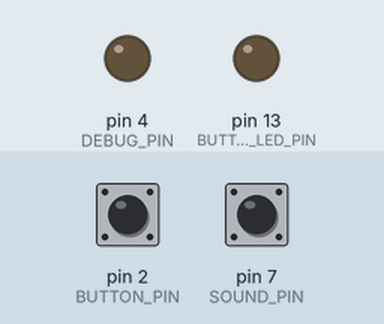
This sketch was run on a simulated Arduino Uno, built with avr-gcc and run on an emulated ATmega328P. Shown: output pins drawn as LEDs (lit = HIGH). The test bench sets the inputs (shaded band); at power-on: pin 2 (BUTTON_PIN) LOW, pin 7 (SOUND_PIN) HIGH. What the sketch prints to the serial monitor is not drawn.

Above: at 1.2 s.
1.3 s: pin 2 (BUTTON_PIN) pulled HIGH for 0.15 s
At 1.37 s:
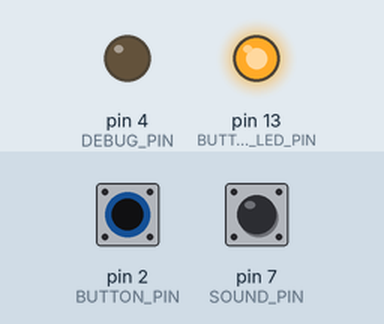
4.9 s: pin 2 (BUTTON_PIN) pulled HIGH for 3.2 s
At 8.6 s:
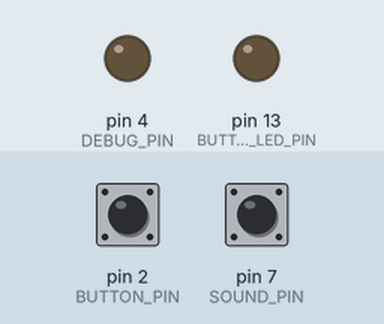
Timing chart, 0 to 10.1 s (numbered marks = the images above; inputs shaded):
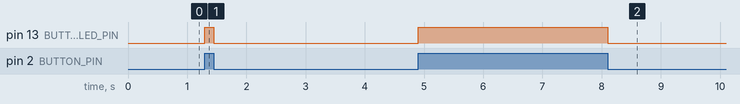

Measured:
- after the input at 1.3 s, pin 13 (BUTTON_LED_PIN): LOW → HIGH at once, → LOW 0.15 s later
- after the input at 4.9 s, pin 13 (BUTTON_LED_PIN): LOW → HIGH at once, → LOW 3.2 s later

The sketch:

slave.ino
```cpp
/* Authors: Kaleb Gezahegn, Joel Binu, Bas van Dijk
 * Sampling Adapted from https://arduino-tutorials.net/tutorial/drawing-sound-sensor-data-on-serial-plotter
*/
const int DEBUG_PIN = 4;
const int SOUND_PIN = 7;
const int SAMPLE_RATE = 20; // 20ms
const int AVERAGE_RATE = 2000; //  2seconds

unsigned long current_ms;
unsigned long last_ms;
unsigned long elapsed_ms;

unsigned long last_avg_ms;
unsigned long elapsed_avg_ms;

const int BUTTON_PIN = 2;     // the number of the pushbutton pin
const int BUTTON_LED_PIN =  13;      // the number of the LED pin

// variables will change:
int buttonState = 0;         // variable for reading the pushbutton status

//Sound Levels
//#define SILENT 0
//#define QUIET 1
//#define AUDIBLE 2
//#define LOUD 3
//#define USER_AWAKE 4

const int SILENT = 0;
const int QUIET = 1;
const int AUDIBLE = 2;
const int LOUD = 3;
const int USER_AWAKE = 4;

int button_state = 6; // hard coding button state value transmitted to debug
int sound_state = 0;

int max_sound_state = 0;

int avg_sample_count = 0;

int sample_buffer = 0; // value that is incremented every 10ms based on sound sensor data

int average_buffer = 0; // value representig ratio of sounds ticks per 2 seconds
int average_ratio = 0;

void setup() {
  Serial.begin(9600);

  pinMode(DEBUG_PIN, OUTPUT);
  digitalWrite(DEBUG_PIN, LOW);


//  Fix Y Axis to 800 ticks range for first serial monitor window(for  sample buffer range visualations,)
//  Serial.print(800);
//  Serial.print(" ");

    // initialize the LED pin as an output:
  pinMode(BUTTON_LED_PIN, OUTPUT);
  // initialize the pushbutton pin as an input:
  pinMode(BUTTON_PIN, INPUT);

}

void loop() {
  current_ms = millis();
  elapsed_ms = current_ms - last_ms;
  elapsed_avg_ms = current_ms - last_avg_ms;

  //  USER_AWAKE Button sequence
  // read the state of the pushbutton value:
  buttonState = digitalRead(BUTTON_PIN);
  // check if the pushbutton is pressed. If it is, the buttonState is HIGH:
  if (buttonState == HIGH) {
    // turn LED on:
    digitalWrite(BUTTON_LED_PIN, HIGH);
    max_sound_state = 6;
//    Serial.write(button_state);
//    delay(300); // simple debouncing

    // reset samples because of the interupt
    avg_sample_count = 0;
    sample_buffer = 0;
    average_buffer = 0;
    average_ratio = 0;
    last_avg_ms = current_ms;
    last_ms = current_ms;
  } else {
    // turn LED off:
    digitalWrite(BUTTON_LED_PIN, LOW);
  }


  if (digitalRead(SOUND_PIN) == 0) {
    sample_buffer+=1;

  }


  if (elapsed_ms > SAMPLE_RATE) {
//    Serial.println(sample_buffer); //Debugging tip: best visualized using the Serial Plotter
      if(sample_buffer == 0)
      {
        sound_state = SILENT;
      }else if(sample_buffer <= 150)
      {
        sound_state = QUIET;

      }else if(sample_buffer <= 400)
      {
       sound_state = AUDIBLE;

      }else{

        sound_state = LOUD;
      }

      if(sound_state != SILENT){
        avg_sample_count+=1;
      }
      average_buffer += sound_state;

      if(sound_state > max_sound_state){
        max_sound_state = sound_state;
      }

//      Serial.println(sample_buffer);
//      delay(300); // delays > sampling rate significantly degrade sampling data
    sample_buffer = 0;
    last_ms = current_ms;
//    max_sound_state = 0;
  }

// Calculate sound level
  if (elapsed_avg_ms > AVERAGE_RATE) {
    Serial.println(max_sound_state);
    Serial.write(max_sound_state);

//    Reset
    max_sound_state = 0;
    avg_sample_count = 0;
    average_buffer = 0;
    last_avg_ms = current_ms;
  }


//// Calculate sound level
//  if (elapsed_avg_ms > AVERAGE_RATE) {
//    average_ratio = average_buffer/avg_sample_count;
//
//
//    Serial.print("average_buffer "); Serial.println(average_buffer);
//    Serial.print("avg_sample_count "); Serial.println(avg_sample_count);
//    Serial.print("average_ratio "); Serial.println(average_ratio);
//    delay(1000);
////    if(average_ratio == 0)
////    {
////      Serial.write(SILENT);
////    }else if(average_ratio <= 30)
////    {
////      Serial.write(QUIET);
////    }else if(average_ratio <= 60)
////    {
////      Serial.write(AUDIBLE);
////    }else{
////      Serial.write(LOUD);
////    }
////
////      Serial.write(sound_state);
////    Serial.println(sound_state);
////    for(int i = 0; i < sound_state; i++)
////    {
////      digitalWrite(DEBUG_PIN, HIGH);
////      delay(200);
////      digitalWrite(DEBUG_PIN, LOW);
////      delay(200);
////    }
//
////    Reset
//    avg_sample_count = 0;
//    average_buffer = 0;
//    last_avg_ms = current_ms;
//  }


}
```
